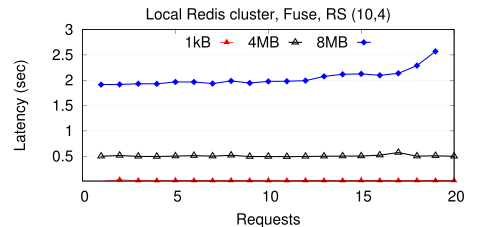

Write the gnuplot code that produced this figure.
set term postscript color eps enhanced 22
set output "demo_local_fuse.eps"
load "styles.inc"
set size 1,0.65
set bmargin 3
set tmargin 2
set lmargin 9
set rmargin 5
set title "Local Redis cluster, Fuse, RS (10,4)" offset 0,-0.5
set ylabel "Latency (sec)"
set xlabel "Requests"
set grid y
#set logscale y
#set ytics 0,20,100
set yrange [0.01:3]
set xrange [0:]
set key outside horizontal samplen 1 width 1 at 16,2.9

plot \
 	'data/1024_data.txt'  u ($1):($3)\
 		 w l ls 5 notitle '1024',\
 	'data/1024_data.txt'  u ($1):($3)\
 		 w p ls 5 notitle '1024',\
	'data/4194304_data.txt'  u ($1):($3)\
		 w l ls 8 notitle '4194304',\
	'data/4194304_data.txt'  u ($1):($3)\
		 w p ls 8 notitle '4194304',\
 	'data/8388608_data.txt'  u ($1):($3)\
 		 w l ls 7 notitle '8388608',\
 	'data/8388608_data.txt'  u ($1):($3)\
 		 w p ls 7 notitle '8388608',\
   	10000\
 		w lp ls 5 title '1kB',\
   	10000\
 		w lp ls 8 title '4MB',\
   	10000\
 		w lp ls 7 title '8MB'
		
	

!epstopdf "demo_local_fuse.eps"
!rm "demo_local_fuse.eps"
quit
